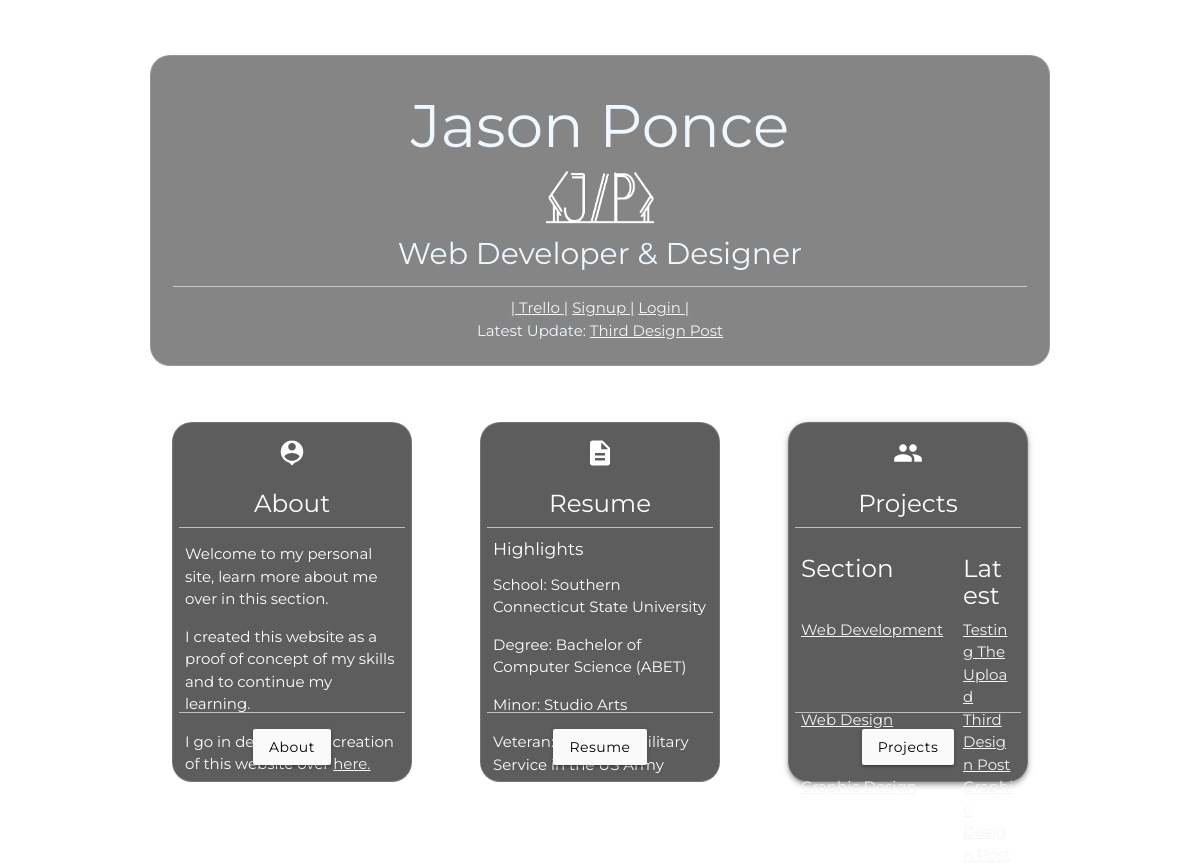
The page /home on the database its author committed.
### jasonsite/models.py (models this page shows, shortened)
class Post(db.Model, UserMixin):
    post_id         = db.Column(db.Integer, primary_key = True)
    user_id         = db.Column(db.Integer, db.ForeignKey('user.id'), nullable = False)
    title           = db.Column(db.String(64), nullable = False)
    date_posted     = db.Column(db.DateTime, nullable = False, default=datetime.utcnow)
    blurb           = db.Column(db.String(256), nullable = False)
    post            = db.Column(db.Text, nullable = False)
    images          = db.relationship('Images', backref = 'post_images', lazy = True)
    category        = db.Column(db.String(32), nullable = False)
    created_by      = db.relationship('User', backref = 'owner', lazy=True)
    more_posts      = db.relationship('Content', backref= 'test_txt', lazy = True)
    tag1            = db.Column(db.Text, nullable = False)
    tag2            = db.Column(db.Text, nullable = False)
    tag3            = db.Column(db.Text, nullable = False)
    tag4            = db.Column(db.Text, nullable = False)
    tag5            = db.Column(db.Text, nullable = False)
    main_image      = db.Column(db.Text, nullable = False)
    alt_source      = db.Column(db.Text, nullable = False)

### jasonsite/routes.py (the view)
@app.route("/")
@app.route("/home")
def home():
    page_title="home"
    latest_post = Post.query.order_by(Post.date_posted.desc()).first()
    web_dev_latest_post = Post.query.order_by(Post.date_posted.desc()).filter( Post.category == 'web_development').first()
    web_design_latest_post = Post.query.order_by(Post.date_posted.desc()).filter( Post.category == 'web_design').first()
    graphic_design_latest_post = Post.query.order_by(Post.date_posted.desc()).filter( Post.category == 'graphic_design').first()
    return render_template('home.html', title=page_title, latest_post=latest_post, web_dev_latest_post=web_dev_latest_post,web_design_latest_post=web_design_latest_post, graphic_design_latest_post=graphic_design_latest_post)

### jasonsite/templates/home.html (shortened to what this page needs)
{% extends "index.html" %}
{% block head %}
{{super()}}
{% endblock %}
{% block body %}
<body class="background-photo">
  <div class="section no-pad-bot" id="index-banner">
    <div class="landing-container">
      <div class="header center" id="header-center">Jason Ponce</div>
      <img class="center-logo" src="/static/logo_resized_white.png" alt="logo for website">
      <div class="row center">
        <div class="landing-text">Web Developer & Designer</div>
        <div class="divider"></div>
        <div class="center-align">
          <a href="https://trello.com/b/y3T7JsS1/jasonponceinfo" class="link-white">| Trello  |</a>
          {% if current_user.is_authenticated %}
            <a href="{{ url_for('admin') }}" class="link-white">Admin  |</a>
            <a href="{{ url_for('logout') }}" class="link-white">Logout  |</a>
          {% else %}
            <a href="{{ url_for('signup') }}" class="link-white">Signup  |</a>
            <a href="{{ url_for('login') }}" class="link-white">Login  |</a>
          {% endif %}
        </div>
        <div class="center-align">Latest Update:  <a href="{{ url_for('post', post_id=latest_post.post_id) }}" class="link-white">{{ latest_post.title|title }}</a></div>
        <br>
      </div>
    </div>
  </div>
<section class="one-three-grid" id="landing-grid">
  <article class="about-article">
    <figure class="center">
      <i class="material-icons small">person_pin</i>
    </figure>
    <h5 class="center">About</h5>
    <div class="divider"></div>
    <div class="about-text">
      <p class="">Welcome to my personal site, learn more about me over in this section.</p>
      <p>I created this website as a proof of concept of my skills and to continue my learning.</p>
      <p>I go in depth of the creation of this website over <a class="link-white" href="/projects/3216542"> here.</a></p>
    </div>
    <div class="center-align landing-btn">
      <div class="divider home"></div>
      <a class="waves-effect waves-light btn grey lighten-5 black-text btn-uppercase" href="{{ url_for('about') }}">About</a>
    </div>
  </article>
  <article class="resume-article">
    <figure class="center">
      <i class="material-icons small">description</i>
    </figure>
    <h5 class="center">Resume</h5>
    <div class="divider"></div>
    <div class="resume-text">
      <h6 class="left-aligned">Highlights</h6>
      <p>School: Southern Connecticut State University </p>
      <p>Degree: Bachelor of Computer Science (ABET) </p>
      <p>Minor: Studio Arts</p>
      <p>Veteran: 8 Years of Military Service in the US Army</p>
    </div>
    <div class="center-align landing-btn">
      <div class="divider home"></div>
      <a class="waves-effect waves-light btn grey lighten-5 black-text btn-uppercase" href="{{ url_for('resume') }}">Resume</a>
    </div>
  </article>
  <article class="projects-article z-depth-2">
    <figure class="center">
      <i class="material-icons small">group</i>
    </figure>
    <h5 class="center">Projects</h5>
    <div class="divider"></div>
    <div class="one-two-grid home">
      <h5 class="grid-style-home">Section</h5>
      <h5 class="grid-style-home">Latest</h5>
    </div>
    <div class="one-two-grid home">
      <div class="grid-style-home">
        <a href="{{ url_for('web_development') }}" class="link-white">Web Development</a>
      </div>
      <div class="grid-style-home">
        <a href="{{ url_for('post', post_id=web_dev_latest_post.post_id) }}" class="link-white">{{web_dev_latest_post.title.title() }}</a>
      </div>
    </div>
    <div class="one-two-grid home">
      <div class="grid-style-home">
        <a href="{{ url_for('web_design') }}" class="link-white">Web Design</a>
      </div>
      <div class="grid-style-home">
        <a href="{{ url_for('post', post_id=web_design_latest_post.post_id) }}" class="link-white">{{web_design_latest_post.title.title() }}</a>
      </div>
    </div>
    <div class="one-two-grid home">
      <div class="grid-style-home">
        <a href="{{ url_for('graphic_design') }}" class="link-white">Graphic Design</a>
      </div>
      <div class="grid-style-home">
        <a href="{{ url_for('post', post_id=graphic_design_latest_post.post_id) }}" class="link-white">{{graphic_design_latest_post.title.title() }}</a>
      </div>
    </div>
  <div class="center-align landing-btn">
    <div class="divider home"></div>
    <a class="waves-effect waves-light btn grey lighten-5 black-text btn-uppercase" href="{{ url_for('projects') }}">Projects</a>
  </div>
  </article>
</section>
</body>
{% endblock %}

### jasonsite/static/css/mystyle.css (style rules this page uses)
.background-photo { background-image: url(/static/images/firstattemptopac.png); background-repeat: no-repeat; background-size: cover; }
.material-icons { color: rgba(255, 255, 255, 1); }
.landing-container { background-color: rgba(53, 53, 53, 0.6); width: 75vw; color: aliceblue; margin: auto; border: 1px solid rgba(255, 255, 255, .15); border-radius: 20px; }
.landing-container > .row { margin-bottom: 0px; }
#header-center { padding-top: 25px; font-size: 4rem; max-height: 5%; }
html * { font-family: 'Montserrat', sans-serif; }
.center-logo { display: block; margin-left: auto; margin-right: auto; width: 50%; max-width: 12%; max-height: 12%; }
.landing-text { font-size: 2rem; }
.link-white:visited, .link-white:link { color: whitesmoke; text-decoration: underline; }
#index-banner { margin-top: 5vh; }
.btn-uppercase { text-transform: capitalize; }
.one-two-grid { display: grid; margin-left: 1vw; margin-right: 1vw; gap: 1vw; grid-template-columns: auto auto; }
.one-two-grid.home { grid-template-columns: 150px auto; }
.one-three-grid { display: grid; margin: auto; grid-template-columns: 1fr 1fr 1fr; }
.grid-style-home { word-wrap: break-word; overflow:hidden; }
#landing-grid { grid-template-columns: auto auto auto; margin-top: 7vh; gap: 2vw; width: 75vw; color: rgba(255, 255, 255, 1); }
.about-article, .resume-article, .projects-article { position: relative; justify-self: center; width: 20vw; background-color: rgba(53, 53, 53, 0.8); border: 1px solid rgba(255, 255, 255, .15); border-radius: 20px; }
.divider.home { width: 95%; margin: auto; margin-bottom: 2vh; opacity: 0.75; }
.resume-article, .about-article, .projects-article { height: 45vh; }
.about-article > .divider, .resume-article > .divider, .projects-article > .divider, .row.center > .divider { width: 95%; margin: auto; margin-top: 10px; margin-bottom: 10px; opacity: 0.75; }
.about-text, .resume-text { padding-left: 1vw; padding-right: 1vw; }
.landing-btn { position: absolute; left: 0; right: 0; margin: auto; }
.about-article > .landing-btn, .projects-article > .landing-btn, .resume-article > .landing-btn { bottom: 2vh; }

### rows shown on the page
Post: title "Third Design Post"
Post: title "Testing The Upload"
Post: title "Graphic Design Post"
